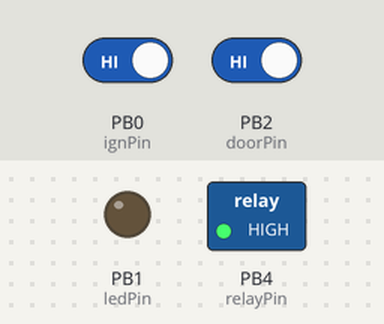
This sketch was run on a simulated ATtiny85, built with avr-gcc and run on an emulated ATtiny85. Parts: switched loads named in the sketch (green lamp = pin HIGH), output pins drawn as LEDs (lit = HIGH). Dashed ring = blinking. The test bench sets the inputs (shaded band); at power-on: PB0 (ignPin) HIGH, PB2 (doorPin) HIGH.

Above: at 0.1 s.
At 1.2 s:
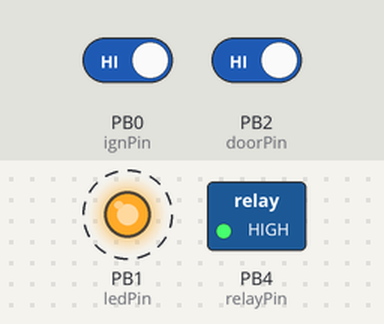
1.3 s: PB0 (ignPin) driven LOW
4.3 s: PB2 (doorPin) driven LOW
At 5.67 s:
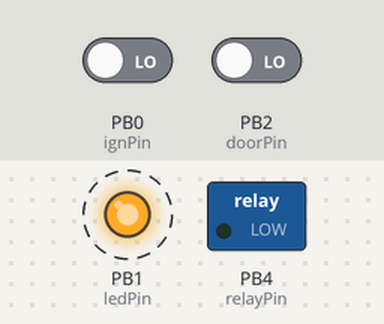
Timing chart, 0 to 13.3 s (numbered marks = the images above; inputs shaded):
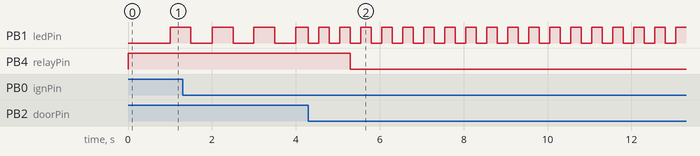

Measured:
- after the input at 4.3 s, PB1 (ledPin): alternates HIGH for 0.25 s and LOW for 0.25 s, starting at once; PB4 (relayPin): HIGH → LOW after 1.0 s
- by itself, PB1 (ledPin): alternates HIGH for 0.50 s and LOW for 0.50 s

The sketch:

Radio_PO.ino
```cpp
/*
 * Program to control relay to mimic GM "Retained Accessory Power"
 * http://www.the12volt.com/relays/relaydiagram30.html
 * using Digispark http://digistump.com/wiki/digispark/tutorials/connecting
 * leveraging pin change interrupts https://thewanderingengineer.com/2014/08/11/pin-change-interrupts-on-attiny85/
 * attiny85 based device with 5v regulator
 * power on and assume that the radio can stay on
 * when pin is grounded, the processor resets and shuts down.
 *
 * led on pin 1
 * 200 resistor and 5.6v zener on door and run pins
 * 1n4001 from +15 to radio lead
 * 100k pullup on door pin, 100k pulldown on ign pin
 * 2n2222 to turn on relay (switched polarity on pin 1)
 * red +30, yellow +15, blue radio, black gnd
 * pins 3 and 4 are used for USB and have 3v6 zeners and resistors so their thresholds are
 * not good for triggering. Ensure the relay is on 4 and the pb0 and pb1 pins are used for triggers
 *
 * Made a schematic and added a lot of components to protect both the car and the tiny
 *
 * pcint set waiting for ignition off. When switched off, await the
 * pin going low to turn off or the timer to expire.
 *
 * For some reason digispark will not register hi to low on pin 4
 *
 * rev 4 worked but relied on reset and polling...
 * rev 5 re-write to use pcint and to make it work -- had to move door to pin 3 from 4
 * rev 6 simplify if statements add delay/debounce to interrupt, add checks to ign state
 * rev 7 add transistor to turn on relay. voltage droop is enough to drop out
 * rev 8 logic: if key off then door close it should wait 15 min then turn off - untested
 * rev 9 turn off 15 seconds after door pin is pulled, instead of 15 minutes - could lock when ign back on
 * rev 10 create state machine with case switch what is the state of the door pin at off, key on and open
 */

// code to turn off radio when door is opened or after 15 min
#define ignPin 0                                    // igniton on = HIGH waiting for LOW
#define ledPin 1                                    // on board led high to turn on
#define doorPin 2                                   // HIGH waiting for LOW
#define relayPin 4                                  // output to relay HIGH to turn on

const unsigned long debounce = 100;                 // ms debounce on interrupt pins

unsigned long currentMillis;
unsigned long previousMillis;
unsigned long interval = 1000;                      // how often to flash led
unsigned long offDelay = 900000;                    // 900000 is 15 min
unsigned long door_offDelay = 1000;                 // time after door open to turn off
unsigned long offTime;                              // calculated time 15 min after power off
bool ledState = LOW;                                // start blink off
int powerState = 0;
volatile bool intSignal = HIGH;                     // powered up and waiting for a turn off - LOW
// interrupt debounce vars
volatile unsigned long last_interrupt_time;
volatile unsigned long interrupt_time;

void setup() {
  // initialize the pins
  pinMode(ignPin, INPUT);                           // high when running (15) - this needs a pull down
  pinMode(doorPin,INPUT);                           // high when running - needs pull up
  // do not read door Pin as door may be open then closed as car is started assume HIGH
  pinMode(relayPin, OUTPUT);                        // LOW to turn on relay
  digitalWrite(relayPin, HIGH);                     // turn on relay at power up
  pinMode(ledPin, OUTPUT);                          //LED on DigiSpark board, HIGH to turn on
  // set up PCINT
  cli();
  // set PCINT0_vect to be triggered by the ignition pin first
  GIMSK = 0b00100000;                               // turns on pin change interrupts
  PCMSK = 0b00000101;                               // look for change on pins 0 and 2
  sei();
}

void loop() {
  currentMillis = millis();
  switch (powerState) {
    case 0: // powered on check for ign off
      if (!intSignal) {
        if (!digitalRead(ignPin)) {                  //  turned ign off. wait for door
        // start timer
        offTime = currentMillis + offDelay - door_offDelay;
        interval = interval >> 1;                    // blink led faster after ign off
        powerState = 1;
        }
        intSignal = HIGH;
      }
    break;
    case 1: // ign off. Check for timer or door or ign back on
      if(!intSignal) {                               // we got an interrupt
        if(digitalRead(ignPin)) {                    // turned ign back on
          powerState = 0;                            // reset to state 0
          interval = interval << 1;
          intSignal = HIGH;                          // reset interrupt var
          break;
        }
        if(!digitalRead(doorPin)) {                  // we got a door pin gnd
          powerState = 2;                            // get ready to turn off
          interval = interval >> 1;                  // blink even faster
          offTime = currentMillis + door_offDelay;   // turn it off in x seconds
          intSignal = HIGH;                          // reset interrupt var
          break;
        }
      }
      if (currentMillis >= offTime) {                // timer expired
          interval = interval >> 1;                  // blink even faster
          powerState = 2;                            // get ready to turn off
          offTime = currentMillis + door_offDelay;   //turn it off in x second
      }
    break;
    case 2:                                          // Power down
      if (currentMillis >= offTime) {
      digitalWrite(relayPin, LOW);                   // turn off relay - powers it all down
      }
    break;
  }

  if (currentMillis - previousMillis >= interval) {  // blink the LED
    // save the last time the LED blinked
    previousMillis = currentMillis;
    ledState = !ledState;
    digitalWrite(ledPin, ledState);
  }
}
/*
 * Command: interrupt handler
 */
ISR(PCINT0_vect) {
  interrupt_time = currentMillis;
  // If interrupts come faster than debounce ms, assume it's a bounce and ignore
  if (interrupt_time - last_interrupt_time > debounce) {
    intSignal = LOW; // interrupt pin changes state - LOW
  }
  last_interrupt_time = interrupt_time;
}
```
